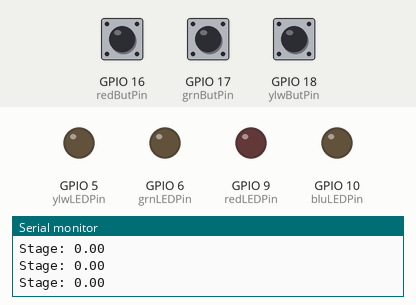
The program below on a simulated ESP32-S3. Shown: output pins drawn as LEDs (lit = HIGH), the last lines printed to the serial monitor. Dashed ring = blinking. Inputs (shaded band) come from the test bench; at power-on: GPIO 18 (ylwButPin) HIGH, GPIO 17 (grnButPin) HIGH, GPIO 16 (redButPin) HIGH.

Above: at 1.2 s.
1.3 s: GPIO 18 (ylwButPin) pulled LOW for 0.15 s
At 1.87 s:
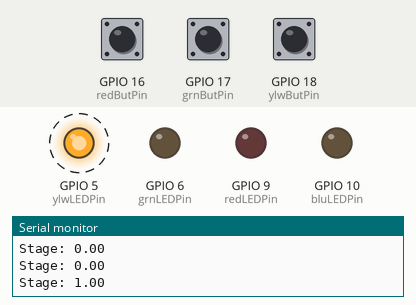
4.4 s: GPIO 17 (grnButPin) pulled LOW for 0.15 s
At 5.3 s:
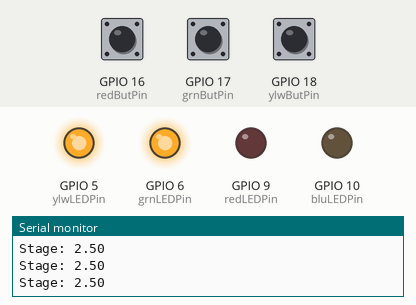
Timing chart, 0 to 7.4 s (numbered marks = the images above; inputs shaded):
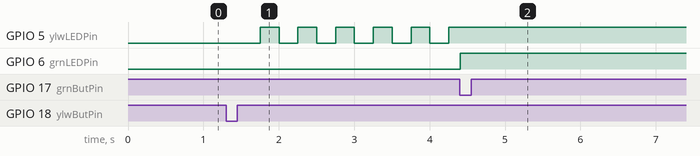

Measured:
- after the input at 1.3 s, GPIO 5 (ylwLEDPin): alternates HIGH for 0.25 s and LOW for 0.25 s, starting after 0.45 s
- after the input at 4.4 s, GPIO 6 (grnLEDPin): LOW → HIGH at once

The program:

main.cpp
```cpp
#include <Ticker.h>
#include <Arduino.h>

int ylwButPin = 18;    //Changes
int grnButPin = 17;    //Changes
int redButPin = 16;    //Changes
int bluButPin = 15;    //Changes
int ylwLEDPin = 5;     //Changes
int grnLEDPin = 6;     //Changes
int redLEDPin = 9;     //Changes
int bluLEDPin = 10;    //Changes
float stage = 0;
bool prevylwReading = 1;
bool prevgrnReading = 1;
bool prevredReading = 1;
bool prevbluReading = 1;

Ticker myTimer;
volatile bool timerFired = false;

void onTimer() {
  timerFired = true;
}

void setup() {
  Serial.begin(115200);
  Serial.println("Hello, ESP32-S3!");
  pinMode(ylwLEDPin, OUTPUT);
  pinMode(grnLEDPin, OUTPUT);
  pinMode(redLEDPin, OUTPUT);
  pinMode(bluLEDPin, OUTPUT);
  pinMode(ylwButPin, INPUT_PULLUP);
  pinMode(grnButPin, INPUT_PULLUP);
  pinMode(redButPin, INPUT_PULLUP);
  pinMode(bluButPin, INPUT_PULLUP);

}

void reset(){
  myTimer.detach();
  digitalWrite(ylwLEDPin, 0);
  digitalWrite(grnLEDPin, 0);
  digitalWrite(redLEDPin, 0);
  digitalWrite(bluLEDPin, 0);
  stage = 0;
  Serial.println("Resetting...");
}

void loop() {
  if (stage == 0) {
    bool yBReading = digitalRead(ylwButPin);
    if (!yBReading && prevylwReading){
      stage = 1;
      myTimer.once(3, onTimer);
    }
    prevylwReading = yBReading;
  }

  if (stage == 1){
    if (timerFired){
      stage = 2;
      timerFired = false;
    } else {
      bool yBReading = digitalRead(ylwButPin);
      if (!yBReading && prevylwReading){
        reset();
      } else {
        prevylwReading = yBReading;
        delay(200);
        digitalWrite(ylwLEDPin, 0);
        delay(250);
        digitalWrite(ylwLEDPin, 1);
      }
      prevylwReading = yBReading;

    }
  }

  if (stage == 2){
    bool gBReading = digitalRead(grnButPin);
    if (!gBReading && prevgrnReading){
      stage = 2.5;
      digitalWrite(grnLEDPin, 1);
    }
    prevgrnReading = gBReading;
  }

  if (stage == 2.5){
    bool rBReading = digitalRead(redButPin);
    if (!rBReading && prevredReading){
      stage = 3;
      myTimer.once(5, onTimer);
    }
    prevredReading = rBReading;
  }

  if (stage == 3){
    if (timerFired){
      stage = 4;
      timerFired = false;
    } else {
      delay(200);
      digitalWrite(redLEDPin, 0);
      delay(250);
      digitalWrite(redLEDPin, 1);
    }
  }

  if (stage == 4){
    bool bBReading = digitalRead(bluButPin);
    if (!bBReading && prevbluReading){
      digitalWrite(bluLEDPin, 1);
      delay(5000);
      reset();
    }
    prevbluReading = bBReading;
  }

  Serial.print("Stage: ");
  Serial.println(stage);
  delay(50);
}
```
